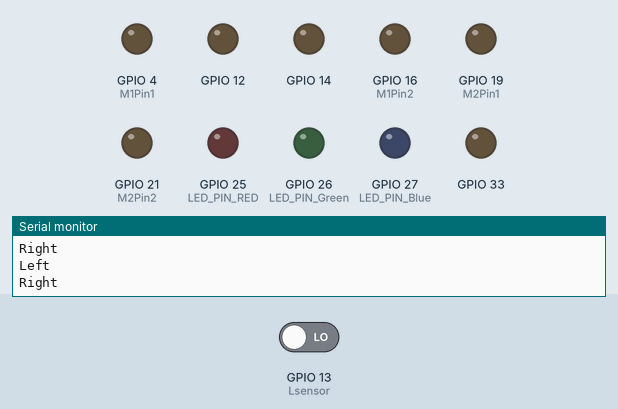
Bench run of a sketch on a simulated ESP32. Parts: output pins drawn as LEDs (lit = HIGH), the last lines printed to the serial monitor. The test bench sets the inputs (shaded band); at power-on: GPIO 13 (Lsensor) LOW.

Above: at 1.2 s.
1.3 s: GPIO 13 (Lsensor) driven HIGH
At 1.6 s:
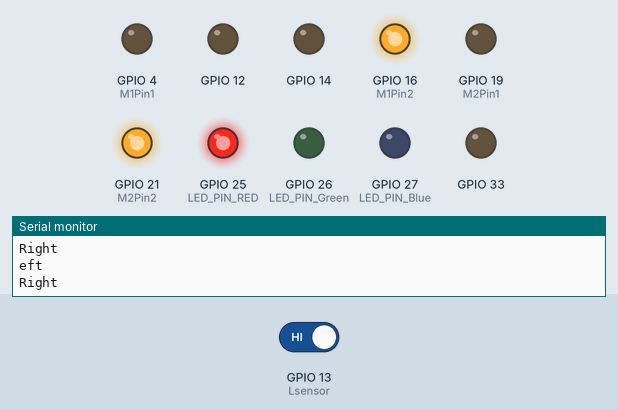
Timing chart, 0 to 4.3 s (numbered marks = the images above; inputs shaded):
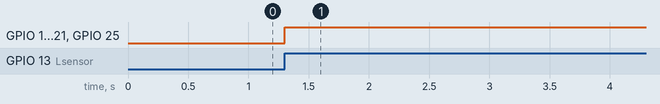

The sketch:

UltrasonicSensor_with_LED.ino
```cpp
const int Lsensor = 13;
const int Rsensor = 32;
#define LED_PIN_RED  25
#define LED_PIN_Green  26
#define LED_PIN_Blue  27
#define M1Pin1 4
#define M1Pin2 16
#define M2Pin1 19
#define M2Pin2 21

void setup() {
  // put your setup code here, to run once:
  Serial.begin(115200);
  pinMode(Lsensor, INPUT);
  pinMode(Rsensor, INPUT);
  pinMode(25, OUTPUT);
  pinMode(26, OUTPUT);
  pinMode(27, OUTPUT);
  pinMode(32, OUTPUT);
  pinMode(33, OUTPUT);
  pinMode(12, OUTPUT);
  pinMode(14, OUTPUT);
  pinMode(LED_PIN_RED, OUTPUT);
  pinMode(LED_PIN_Green, OUTPUT);
  pinMode(LED_PIN_Blue, OUTPUT);
  pinMode(M1Pin1, OUTPUT);
  pinMode(M1Pin2, OUTPUT);
  pinMode(M2Pin1, OUTPUT);
  pinMode(M2Pin2, OUTPUT);
}

void loop() {

  int L = digitalRead(Lsensor);
  int R = digitalRead(Rsensor);
  Serial.println("Left" + L);
  Serial.println("Right" + R);
     if (L >= 1 , R >= 1) //if both are reader = 255 - 1 = front and Blue light startup
     {
      digitalWrite(M1Pin1, LOW);
      digitalWrite(M1Pin2, HIGH);
      digitalWrite(M2Pin1, HIGH);
      digitalWrite(M2Pin2, LOW);
      digitalWrite(LED_PIN_Blue, HIGH);
     }

     if (L <= 0 , R >= 1 ) //if Left are 0 , Right = 255 - 1 = Left and Green light startup
     {
      digitalWrite(M1Pin1, HIGH);
      digitalWrite(M1Pin2, LOW);
      digitalWrite(M2Pin1, HIGH);
      digitalWrite(M2Pin2, LOW);
      digitalWrite(LED_PIN_Green, HIGH);
     }
     if (R <= 0 , L >= 1 ) //if Right are 0 , Left = 255 - 1 = Right and Red light startup
     {
      digitalWrite(M1Pin1, LOW);
      digitalWrite(M1Pin2, HIGH);
      digitalWrite(M2Pin1, LOW);
      digitalWrite(M2Pin2, HIGH);
      digitalWrite(LED_PIN_RED, HIGH);
     }
     delay(50);
}
```

Measured:
- after the input at 1.3 s, GPIO 16 (M1Pin2), GPIO 21 (M2Pin2), GPIO 25 (LED_PIN_RED): LOW → HIGH at once
